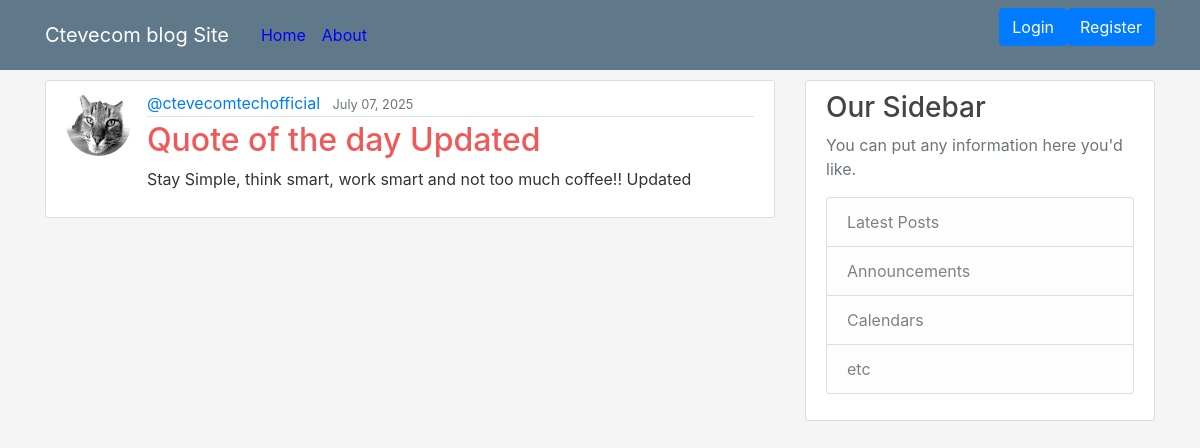
The page /blog/post/5/ on the database its author committed.
### blog/models.py (models this page shows, shortened)
class Post(models.Model):
    title = models.CharField(max_length=100)
    content = models.TextField()
    date_posted = models.DateTimeField(default=timezone.now)
    author = models.ForeignKey(User, on_delete=models.CASCADE)

### users/models.py (models this page shows, shortened)
class Profile(models.Model):
    user = models.OneToOneField(User, on_delete=models.CASCADE)
    image = models.ImageField(default='default.jpeg', upload_to='profile_pics')

### blog/views.py (the view)
# urls.py: path('post/<int:pk>/', PostDetailView.as_view(), name='post-detail'),
class PostDetailView(DetailView):
    model = Post

### blog/templates/blog/post_detail.html (shortened to what this page needs)
 {% extends "blog/base.html" %}
{% block content %}
    <article class="media content-section">
        <img class=" rounded-circle article-img" src="{{ object.author.profile.image.url }}" alt="">
        <div class="media-body">
        <div class="article-metadata">
            <a class="mr-2" href="{% url 'user-posts' object.author.username %}">{{ object.author }}</a>
            <small class="text-muted">{{ object.date_posted|date:"F d, Y" }}</small>
        </div>
        <h2 class="article-title">{{ object.title }}</h2>
        <p class="article-content">{{ object.content }}</p>
        </div>
    </article>
{% endblock content %}

### blog/static/blog/main.css (style rules this page uses)
body { background: whitesmoke; color: #333333; margin-top: 5rem; }
h1, h2, h3, h4, h5, h6 { color: #444444; }
.content-section { background: #ffffff; padding: 10px 20px; border: 1px solid #dddddd; border-radius: 3px; margin-bottom: 20px; }
.article-title { color: rgb(241, 89, 89); }
.article-content { white-space: pre-line; }
.article-img { height: 65px; width: 65px; margin-right: 16px; }
.article-metadata { padding-bottom: 1px; margin-bottom: 4px; border-bottom: 1px solid #e3e3e3 }

### rows shown on the page
Post: author.profile.image (picture), author "@ctevecomtechofficial", date_posted "July 07, 2025", title "Quote of the day Updated", content "Stay Simple, think smart, work smart and not too much coffee!! Updated"
